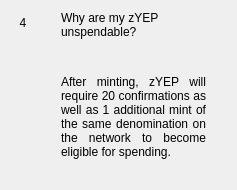
                  <widget class="QWidget" name="widgetFaq4" native="true">
                   <layout class="QHBoxLayout" name="horizontalPage_4" stretch="0,1">
                    <item alignment="Qt::AlignTop">
                     <widget class="QLabel" name="labelNumber4">
                      <property name="minimumSize">
                       <size>
                        <width>24</width>
                        <height>24</height>
                       </size>
                      </property>
                      <property name="maximumSize">
                       <size>
                        <width>16777215</width>
                        <height>24</height>
                       </size>
                      </property>
                      <property name="text">
                       <string>4</string>
                      </property>
                      <property name="alignment">
                       <set>Qt::AlignCenter</set>
                      </property>
                     </widget>
                    </item>
                    <item>
                     <layout class="QVBoxLayout" name="verticalLayoutPage_4">
                      <property name="leftMargin">
                       <number>20</number>
                      </property>
                      <property name="rightMargin">
                       <number>20</number>
                      </property>
                      <item>
                       <widget class="QLabel" name="labelSubtitle4">
                        <property name="text">
                         <string>Why are my zYEP unspendable?</string>
                        </property>
                        <property name="wordWrap">
                         <bool>true</bool>
                        </property>
                       </widget>
                      </item>
                      <item>
                       <spacer name="verticalSpacer_40">
                        <property name="orientation">
                         <enum>Qt::Vertical</enum>
                        </property>
                        <property name="sizeType">
                         <enum>QSizePolicy::Fixed</enum>
                        </property>
                        <property name="sizeHint" stdset="0">
                         <size>
                          <width>20</width>
                          <height>30</height>
                         </size>
                        </property>
                       </spacer>
                      </item>
                      <item>
                       <widget class="QLabel" name="labelContent4">
                        <property name="text">
                         <string>
                           &lt;html&gt;&lt;head/&gt;&lt;body&gt;&lt;p align=&quot;justify&quot;&gt;
                           After minting, zYEP will require 20 confirmations as well as 1
                           additional mint of the same denomination on the network to
                           become eligible for spending.
                           &lt;/p&gt;&lt;/body&gt;&lt;/html&gt;
                         </string>
                        </property>
                        <property name="alignment">
                         <set>Qt::AlignLeading|Qt::AlignLeft|Qt::AlignTop</set>
                        </property>
                        <property name="wordWrap">
                         <bool>true</bool>
                        </property>
                       </widget>
                      </item>
                      <item>
                       <spacer name="verticalSpacer_41">
                        <property name="orientation">
                         <enum>Qt::Vertical</enum>
                        </property>
                        <property name="sizeHint" stdset="0">
                         <size>
                          <width>20</width>
                          <height>20</height>
                         </size>
                        </property>
                       </spacer>
                      </item>
                     </layout>
                    </item>
                   </layout>
                  </widget>
